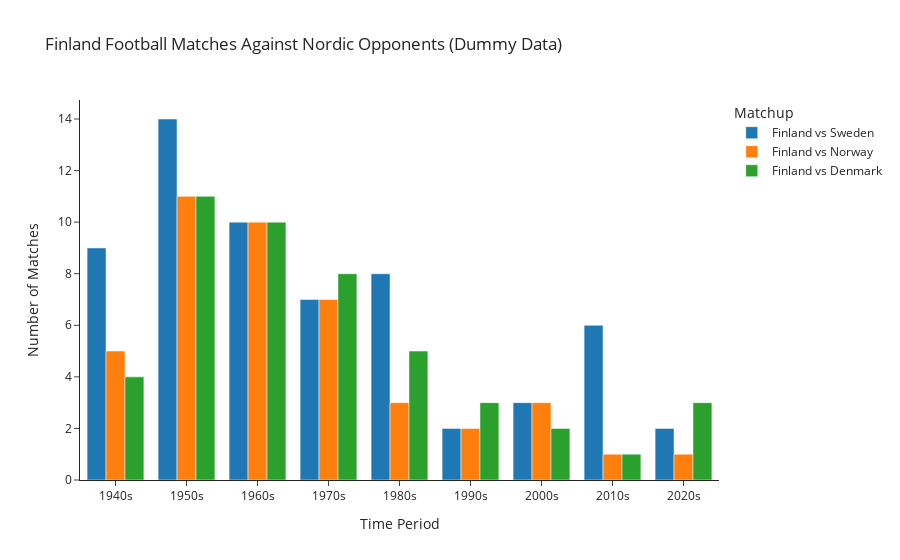

This figure's notebook cell:
### Code cell
import plotly.graph_objects as go

# Dummy data
decades = ['1940s', '1950s', '1960s', '1970s', '1980s', '1990s', '2000s', '2010s', '2020s']
matches_vs_sweden = [9, 14, 10, 7, 8, 2, 3, 6, 2]
matches_vs_norway = [5, 11, 10, 7, 3, 2, 3, 1, 1]
matches_vs_denmark = [4, 11, 10, 8, 5, 3, 2, 1, 3]

# Create the figure with custom colors
fig = go.Figure(data=[
    go.Bar(name='Finland vs Sweden', x=decades, y=matches_vs_sweden, marker_color='#1f77b4'),
    go.Bar(name='Finland vs Norway', x=decades, y=matches_vs_norway, marker_color='#ff7f0e'),
    go.Bar(name='Finland vs Denmark', x=decades, y=matches_vs_denmark, marker_color='#2ca02c')
])

# Update layout
fig.update_layout(
    barmode='group',
    title='Finland Football Matches Against Nordic Opponents (Dummy Data)',
    xaxis_title='Time Period',
    yaxis_title='Number of Matches',
    legend_title='Matchup',
    template='simple_white'
)

fig.show()

### Figure 1 — Plotly figure (JSON) as saved in the notebook; plotly's stock layout.template omitted (floating-point values rounded to 4 significant figures)
{"data": [{"marker": {"color": "#1f77b4"}, "name": "Finland vs Sweden", "type": "bar", "x": ["1940s", "1950s", "1960s", "1970s", "1980s", "1990s", "2000s", "2010s", "2020s"], "y": [9, 14, 10, 7, 8, 2, 3, 6, 2]}, {"marker": {"color": "#ff7f0e"}, "name": "Finland vs Norway", "type": "bar", "x": ["1940s", "1950s", "1960s", "1970s", "1980s", "1990s", "2000s", "2010s", "2020s"], "y": [5, 11, 10, 7, 3, 2, 3, 1, 1]}, {"marker": {"color": "#2ca02c"}, "name": "Finland vs Denmark", "type": "bar", "x": ["1940s", "1950s", "1960s", "1970s", "1980s", "1990s", "2000s", "2010s", "2020s"], "y": [4, 11, 10, 8, 5, 3, 2, 1, 3]}], "layout": {"autosize": true, "barmode": "group", "legend": {"title": {"text": "Matchup"}}, "title": {"text": "Finland Football Matches Against Nordic Opponents (Dummy Data)"}, "xaxis": {"autorange": true, "range": [-0.5, 8.5], "title": {"text": "Time Period"}, "type": "category"}, "yaxis": {"autorange": true, "range": [0, 14.74], "title": {"text": "Number of Matches"}, "type": "linear"}}}
